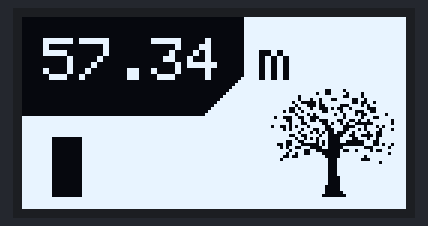
A sketch run on a simulated Arduino Uno, built with avr-gcc and run on an emulated ATmega328P. Parts: 128×64 one-colour display.

Above: at 0.1 s.
At 0.9 s:
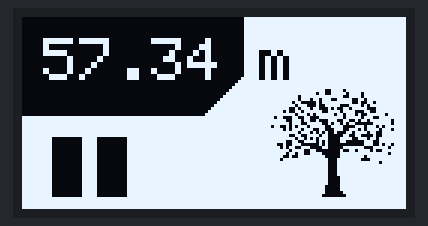
At 1.6 s:
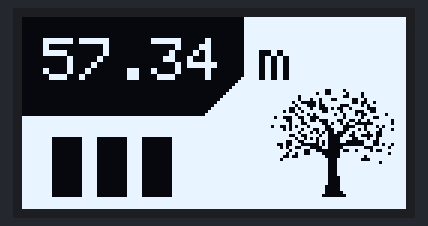
At 2.3 s:
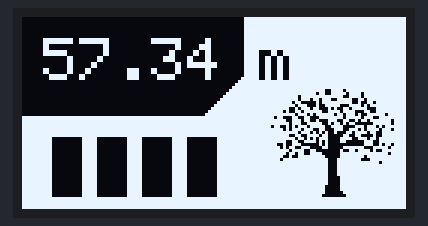

The sketch:

screen_success_oled.ino
```cpp
#include <SPI.h>
#include <Wire.h>
#include <Adafruit_GFX.h>
#include <Adafruit_SSD1306.h>

#define SCREEN_WIDTH 128 // OLED display width, in pixels
#define SCREEN_HEIGHT 64 // OLED display height, in pixels

// Declaration for an SSD1306 display connected to I2C (SDA, SCL pins)
// The pins for I2C are defined by the Wire-library.
// On an arduino UNO:       A4(SDA), A5(SCL)
// On an arduino MEGA 2560: 20(SDA), 21(SCL)
// On an arduino LEONARDO:   2(SDA),  3(SCL), ...
#define OLED_RESET     -1 // Reset pin # (or -1 if sharing Arduino reset pin)
#define SCREEN_ADDRESS 0x3C ///< See datasheet for Address; 0x3D for 128x64, 0x3C for 128x32
Adafruit_SSD1306 display(SCREEN_WIDTH, SCREEN_HEIGHT, &Wire, OLED_RESET);

// 'Healthy Cast_oled', 128x32px
const unsigned char myBitmap [] PROGMEM = {
// '360_F_400003096_1m9d7Ub3IOl3NRb4a6wIWKMDUT7rM6eD', 128x64px
0xff, 0xff, 0xff, 0xff, 0xff, 0xff, 0xff, 0xff, 0xff, 0xff, 0xff, 0xff, 0xff, 0xff, 0xff, 0xff,
0xff, 0xff, 0xff, 0xff, 0xff, 0xff, 0xff, 0xff, 0xff, 0xff, 0xff, 0xff, 0xff, 0xff, 0xff, 0xff,
0xff, 0xff, 0xff, 0xff, 0xff, 0xff, 0xff, 0xff, 0xff, 0xff, 0xff, 0xff, 0xff, 0xff, 0xff, 0xff,
0xff, 0xff, 0xff, 0xff, 0xff, 0xff, 0xff, 0xff, 0xff, 0xff, 0xff, 0xff, 0xff, 0xff, 0xff, 0xff,
0xff, 0xff, 0xff, 0xff, 0xff, 0xff, 0xff, 0xff, 0xff, 0xff, 0xff, 0xff, 0xff, 0xff, 0xff, 0xff,
0xff, 0xff, 0xff, 0xff, 0xff, 0xff, 0xff, 0xff, 0xff, 0xff, 0xff, 0xff, 0xff, 0xff, 0xff, 0xff,
0xff, 0xff, 0xff, 0xff, 0xff, 0xff, 0xff, 0xff, 0xff, 0xff, 0xff, 0xff, 0xff, 0xff, 0xff, 0xff,
0xff, 0xff, 0xff, 0xff, 0xff, 0xff, 0xff, 0xff, 0xff, 0xff, 0xff, 0xff, 0xff, 0xff, 0xff, 0xff,
0xff, 0xff, 0xff, 0xff, 0xff, 0xff, 0xff, 0xff, 0xff, 0xff, 0xff, 0xff, 0xff, 0xff, 0xff, 0xff,
0xff, 0xff, 0xff, 0xff, 0xff, 0xff, 0xff, 0xff, 0xff, 0xff, 0xff, 0xff, 0xff, 0xff, 0xff, 0xff,
0xff, 0xff, 0xff, 0xff, 0xff, 0xff, 0xff, 0xff, 0xff, 0xff, 0xff, 0xff, 0xff, 0xff, 0xff, 0xff,
0xff, 0xff, 0xff, 0xff, 0xff, 0xff, 0xff, 0xff, 0xff, 0xff, 0xff, 0xff, 0xff, 0xff, 0xff, 0xff,
0xff, 0xff, 0xff, 0xff, 0xff, 0xff, 0xff, 0xff, 0xff, 0xff, 0xff, 0xff, 0xff, 0xff, 0xff, 0xff,
0xff, 0xff, 0xff, 0xff, 0xff, 0xff, 0xff, 0xff, 0xff, 0xff, 0xff, 0xff, 0xff, 0xff, 0xff, 0xff,
0xff, 0xff, 0xff, 0xff, 0xff, 0xff, 0xff, 0xff, 0xff, 0xff, 0xff, 0xff, 0xff, 0xff, 0xff, 0xff,
0xff, 0xff, 0xff, 0xff, 0xff, 0xff, 0xff, 0xff, 0xff, 0xff, 0xff, 0xff, 0xff, 0xff, 0xff, 0xff,
0xff, 0xff, 0xff, 0xff, 0xff, 0xff, 0xff, 0xff, 0xff, 0xff, 0xff, 0xff, 0xff, 0xff, 0xff, 0xff,
0xff, 0xff, 0xff, 0xff, 0xff, 0xff, 0xff, 0xff, 0xff, 0xff, 0xff, 0xff, 0xff, 0xff, 0xff, 0xff,
0xff, 0xff, 0xff, 0xff, 0xff, 0xff, 0xff, 0xff, 0xff, 0xff, 0xff, 0xff, 0xff, 0xff, 0xff, 0xff,
0xff, 0xff, 0xff, 0xff, 0xff, 0xff, 0xff, 0xff, 0xff, 0xff, 0xff, 0xff, 0xff, 0xff, 0xff, 0xff,
0xff, 0xff, 0xff, 0xff, 0xff, 0xff, 0xff, 0xff, 0xff, 0xff, 0xff, 0xff, 0xff, 0xff, 0xff, 0xff,
0xff, 0xff, 0xff, 0xff, 0xff, 0xff, 0xff, 0xff, 0xff, 0xff, 0xff, 0xff, 0xff, 0xff, 0xff, 0xff,
0xff, 0xff, 0xff, 0xff, 0xff, 0xff, 0xff, 0xff, 0xff, 0xff, 0xff, 0xff, 0xff, 0xff, 0xff, 0xff,
0xff, 0xff, 0xff, 0xff, 0xff, 0xff, 0xff, 0xff, 0xff, 0xff, 0xff, 0xff, 0xff, 0xff, 0xff, 0xff,
0xff, 0xff, 0xff, 0xff, 0xff, 0xff, 0xff, 0xff, 0xff, 0xff, 0xff, 0xff, 0xf9, 0xef, 0xff, 0xff,
0xff, 0xff, 0xff, 0xff, 0xff, 0xff, 0xff, 0xff, 0xff, 0xff, 0xff, 0xff, 0xd9, 0xf7, 0xbf, 0xff,
0xff, 0xff, 0xff, 0xff, 0xff, 0xff, 0xff, 0xff, 0xff, 0xff, 0xff, 0xf7, 0xff, 0xe7, 0xbf, 0xff,
0xff, 0xff, 0xff, 0xff, 0xff, 0xff, 0xff, 0xff, 0xff, 0xff, 0xff, 0xf7, 0x6e, 0x7c, 0xdf, 0xff,
0xff, 0xff, 0xff, 0xff, 0xff, 0xff, 0xff, 0xff, 0xff, 0xff, 0xff, 0xd8, 0x2f, 0xfc, 0x9b, 0xff,
0xff, 0xff, 0xff, 0xff, 0xff, 0xff, 0xff, 0xff, 0xff, 0xff, 0xff, 0xee, 0x27, 0xc7, 0xaf, 0xff,
0xff, 0xff, 0xff, 0xff, 0xff, 0xff, 0xff, 0xff, 0xff, 0xff, 0xff, 0x97, 0x62, 0x9b, 0xe3, 0xff,
0xff, 0xff, 0xff, 0xff, 0xff, 0xff, 0xff, 0xff, 0xff, 0xff, 0xfe, 0x9b, 0xf3, 0xde, 0x33, 0xff,
0xff, 0xff, 0xff, 0xff, 0xff, 0xff, 0xff, 0xff, 0xff, 0xff, 0xff, 0xee, 0xbf, 0x6e, 0x9f, 0xbf,
0xff, 0xff, 0xff, 0xff, 0xff, 0xff, 0xff, 0xff, 0xff, 0xff, 0xf6, 0x33, 0x1f, 0xef, 0xb9, 0xff,
0xff, 0xff, 0xff, 0xff, 0xff, 0xff, 0xff, 0xff, 0xff, 0xff, 0xff, 0x3b, 0x23, 0x99, 0x6f, 0xef,
0xff, 0xff, 0xff, 0xff, 0xff, 0xff, 0xff, 0xff, 0xff, 0xff, 0xff, 0xb9, 0xf2, 0xd6, 0x07, 0xef,
0xff, 0xff, 0xff, 0xff, 0xff, 0xff, 0xff, 0xff, 0xff, 0xff, 0xec, 0xae, 0xf9, 0xe1, 0xdd, 0x7f,
0xff, 0xff, 0xff, 0xff, 0xff, 0xff, 0xff, 0xff, 0xff, 0xff, 0xfe, 0xbb, 0x98, 0xe7, 0x5e, 0xef,
0xff, 0xff, 0xff, 0xff, 0xff, 0xff, 0xff, 0xff, 0xff, 0xff, 0xff, 0xf7, 0x54, 0x8d, 0xec, 0xff,
0xff, 0xff, 0xff, 0xff, 0xff, 0xff, 0xff, 0xff, 0xff, 0xff, 0xff, 0x99, 0xec, 0x19, 0x84, 0xff,
0xff, 0xff, 0xff, 0xff, 0xff, 0xff, 0xff, 0xff, 0xff, 0xff, 0xff, 0xed, 0x5c, 0x3c, 0xed, 0xff,
0xff, 0xff, 0xff, 0xff, 0xff, 0xff, 0xff, 0xff, 0xff, 0xff, 0xff, 0x33, 0xd4, 0x30, 0x39, 0xff,
0xff, 0xff, 0xff, 0xff, 0xff, 0xff, 0xff, 0xff, 0xff, 0xff, 0xf9, 0x38, 0x14, 0x00, 0x39, 0x6f,
0xff, 0xff, 0xff, 0xff, 0xff, 0xff, 0xff, 0xff, 0xff, 0xff, 0xfd, 0x67, 0x0c, 0x1f, 0xc7, 0xdf,
0xff, 0xff, 0xff, 0xff, 0xff, 0xff, 0xff, 0xff, 0xff, 0xff, 0xff, 0xbc, 0xc0, 0x26, 0xf4, 0xff,
0xff, 0xff, 0xff, 0xff, 0xff, 0xff, 0xff, 0xff, 0xff, 0xff, 0xff, 0x6c, 0xf0, 0x3f, 0xff, 0xdf,
0xff, 0xff, 0xff, 0xff, 0xff, 0xff, 0xff, 0xff, 0xff, 0xff, 0xfe, 0x4f, 0xf8, 0x3f, 0xdf, 0xff,
0xff, 0xff, 0xff, 0xff, 0xff, 0xff, 0xff, 0xff, 0xff, 0xff, 0xfd, 0xff, 0xfc, 0x7f, 0x8f, 0xff,
0xff, 0xff, 0xff, 0xff, 0xff, 0xff, 0xff, 0xff, 0xff, 0xff, 0xff, 0xff, 0xfc, 0x7f, 0xfe, 0xff,
0xff, 0xff, 0xff, 0xff, 0xff, 0xff, 0xff, 0xff, 0xff, 0xff, 0xff, 0xff, 0xfc, 0x7f, 0xff, 0xff,
0xff, 0xff, 0xff, 0xff, 0xff, 0xff, 0xff, 0xff, 0xff, 0xff, 0xff, 0xff, 0xfc, 0x7f, 0xff, 0xff,
0xff, 0xff, 0xff, 0xff, 0xff, 0xff, 0xff, 0xff, 0xff, 0xff, 0xff, 0xff, 0xfc, 0x7f, 0xff, 0xff,
0xff, 0xff, 0xff, 0xff, 0xff, 0xff, 0xff, 0xff, 0xff, 0xff, 0xff, 0xff, 0xfc, 0x7f, 0xff, 0xff,
0xff, 0xff, 0xff, 0xff, 0xff, 0xff, 0xff, 0xff, 0xff, 0xff, 0xff, 0xff, 0xfc, 0x3f, 0xff, 0xff,
0xff, 0xff, 0xff, 0xff, 0xff, 0xff, 0xff, 0xff, 0xff, 0xff, 0xff, 0xff, 0xfc, 0x3f, 0xff, 0xff,
0xff, 0xff, 0xff, 0xff, 0xff, 0xff, 0xff, 0xff, 0xff, 0xff, 0xff, 0xff, 0xfc, 0x3f, 0xff, 0xff,
0xff, 0xff, 0xff, 0xff, 0xff, 0xff, 0xff, 0xff, 0xff, 0xff, 0xff, 0xff, 0xf8, 0x3f, 0xff, 0xff,
0xff, 0xff, 0xff, 0xff, 0xff, 0xff, 0xff, 0xff, 0xff, 0xff, 0xff, 0xff, 0xf8, 0x3f, 0xff, 0xff,
0xff, 0xff, 0xff, 0xff, 0xff, 0xff, 0xff, 0xff, 0xff, 0xff, 0xff, 0xff, 0xf8, 0x1f, 0xff, 0xff,
0xff, 0xff, 0xff, 0xff, 0xff, 0xff, 0xff, 0xff, 0xff, 0xff, 0xff, 0xff, 0xf0, 0x0f, 0xff, 0xff,
0xff, 0xff, 0xff, 0xff, 0xff, 0xff, 0xff, 0xff, 0xff, 0xff, 0xff, 0xff, 0xff, 0xff, 0xff, 0xff,
0xff, 0xff, 0xff, 0xff, 0xff, 0xff, 0xff, 0xff, 0xff, 0xff, 0xff, 0xff, 0xff, 0xff, 0xff, 0xff,
0xff, 0xff, 0xff, 0xff, 0xff, 0xff, 0xff, 0xff, 0xff, 0xff, 0xff, 0xff, 0xff, 0xff, 0xff, 0xff,
0xff, 0xff, 0xff, 0xff, 0xff, 0xff, 0xff, 0xff, 0xff, 0xff, 0xff, 0xff, 0xff, 0xff, 0xff, 0xff
};

void setup(){
  display.begin(SSD1306_SWITCHCAPVCC, SCREEN_ADDRESS);
  display.clearDisplay(); //for Clearing the display
  display.drawBitmap(0, 0, myBitmap, 128, 64, WHITE); // display.drawBitmap(x position, y position, bitmap data, bitmap width, bitmap height, color)
  display.fillRect(0, 0, 74, 33, SSD1306_BLACK); // Fill a rectangle at position (10, 30) with width 30 and height 20 in black color
  display.fillTriangle(74, 18, 74, 33, 60, 33, SSD1306_WHITE);
//  display.fillRect(4, 4, 64, 19, SSD1306_WHITE); // Fill a rectangle at position (10, 30) with width 30 and height 20 in black color
  display.setTextColor(SSD1306_WHITE); // Set text color to black
  display.setTextSize(2);
  display.setCursor(7, 7);
  display.print("57.34");
  display.setTextColor(SSD1306_BLACK); // Set text color to black
  display.setTextSize(2);
  display.setCursor(79, 7);
  display.print("m");
  display.fillRect(10, 40, 10, 20, SSD1306_BLACK); // Fill a rectangle at position (10, 30) with width 30 and height 20 in black color
  display.display();
  delay(700);
  display.fillRect(25, 40, 10, 20, SSD1306_BLACK); // Fill a rectangle at position (25, 30)
  display.display();
  delay(700);
  display.fillRect(40, 40, 10, 20, SSD1306_BLACK); // Fill a rectangle at position (40, 30)
  display.display();
  delay(700);
  display.fillRect(55, 40, 10, 20, SSD1306_BLACK); // Fill a rectangle at position (55, 30)
  display.display();
  delay(700);
  display.display();
}

void loop() { }
```

Measured:
- what the display in image 1 shows lasts 0.7 s, from 0.8 s to 1.5 s
